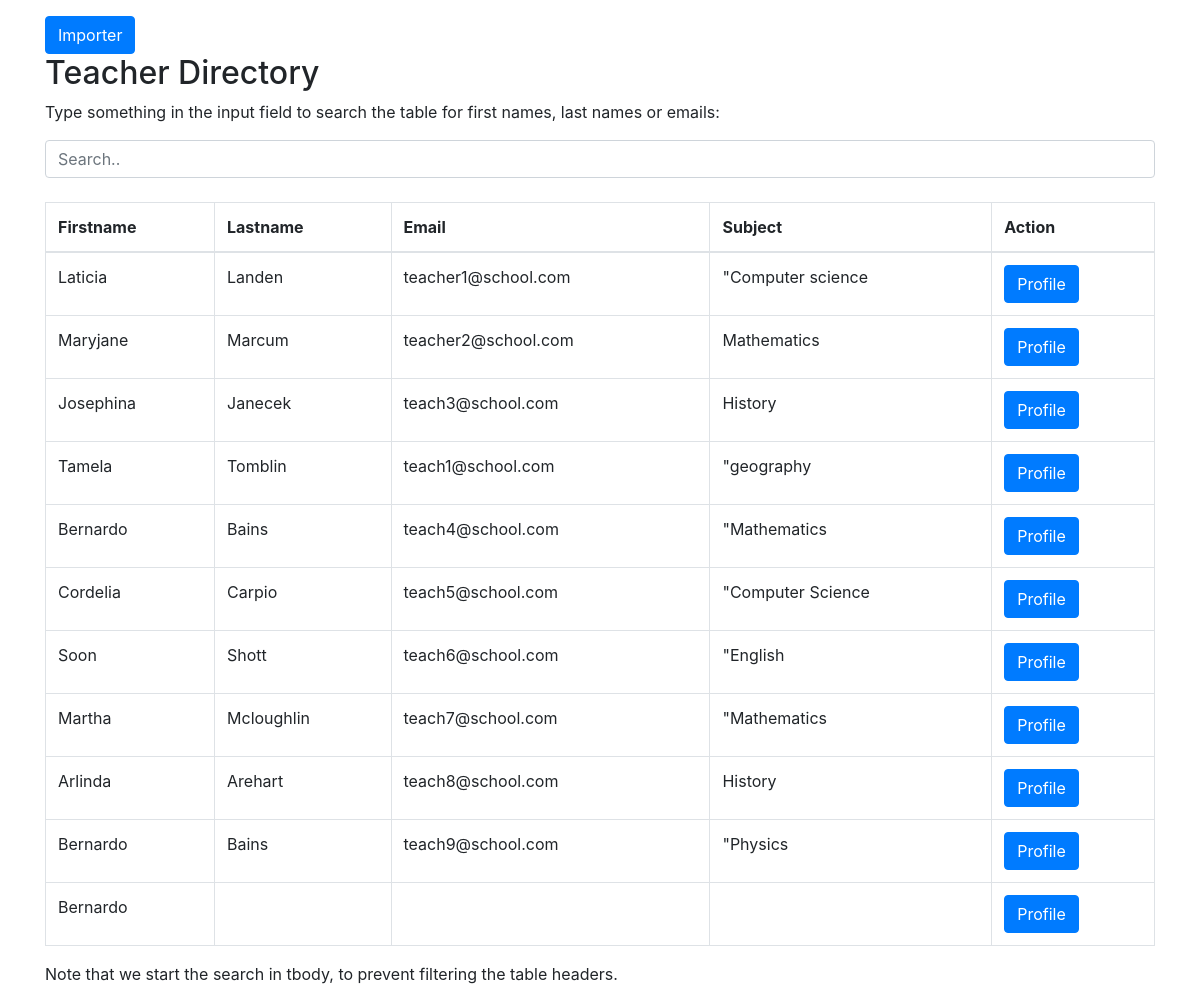
The app's page / (signed in) with its own data.
### directory/models.py (models this page shows, shortened)
class Teachers(models.Model):
    firstname = models.CharField(max_length=150)
    lastname = models.CharField(max_length=150)
    profileimg = models.ImageField(upload_to='profile')
    email = models.EmailField(blank=True,unique=True)
    phone = models.CharField(max_length=150)
    room_number = models.CharField(max_length=50)
    subjects = models.CharField(max_length=50)

### directory/views.py (the view)
# urls.py: path('', views.index, name='index'),
def index(request):
    try:
        teacher = Teachers.objects.filter().order_by('id')
    except Teachers.DoesNotExist:
        teacher = None
    return render(request,'portal/home/list.html',{'teacher':teacher})

### templates/portal/home/list.html (shortened to what this page needs)
{% load static %}
{% include "portal/home/header.html"  %}
<body>
<div class="container mt-3">
  <button type="button" class="btn btn-primary mainclick" data-toggle="modal" data-target="#exampleModalCenter">
    Importer
  </button>
  <h2>Teacher Directory</h2>
  <p>Type something in the input field to search the table for first names, last names or emails:</p>
  <input class="form-control" id="myInput" type="text" placeholder="Search..">
  <br>
  <table class="table table-bordered">
    <thead>
      <tr>
        <th>Firstname</th>
        <th>Lastname</th>
        <th>Email</th>
        <th>Subject</th>
        <th>Action</th>
      </tr>
    </thead>
    <tbody id="myTable">
        {% if teacher %}
        {% for teach in teacher %}
      <tr>
        <td>{{teach.firstname}}</td>
        <td>{{teach.lastname}}</td>
        <td>{{teach.email}}</td>
        <td>{{teach.subjects}}</td>
        <td><button type="button" class="btn btn-primary" data-toggle="modal" data-target="#exampleModal{{teach.id}}">
            Profile
          </button></td>
      </tr>
      {% endfor %}
      {% else %}
      <tr>
        <td>No records found</td>
      </tr>
      {% endif %}
    </tbody>
  </table>
  <p>Note that we start the search in tbody, to prevent filtering the table headers.</p>
</div>
</body>
</html>

### records on screen
Teachers: firstname "Laticia", lastname "Landen", email "teacher1@school.com", subjects "\"Computer science"
Teachers: firstname "Maryjane", lastname "Marcum", email "teacher2@school.com", subjects "Mathematics"
Teachers: firstname "Josephina", lastname "Janecek", email "teach3@school.com", subjects "History"
Teachers: firstname "Tamela", lastname "Tomblin", email "teach1@school.com", subjects "\"geography"
Teachers: firstname "Bernardo", lastname "Bains", email "teach4@school.com", subjects "\"Mathematics"
Teachers: firstname "Cordelia", lastname "Carpio", email "teach5@school.com", subjects "\"Computer Science"
Teachers: firstname "Soon", lastname "Shott", email "teach6@school.com", subjects "\"English"
Teachers: firstname "Martha", lastname "Mcloughlin", email "teach7@school.com", subjects "\"Mathematics"
Teachers: firstname "Arlinda", lastname "Arehart", email "teach8@school.com", subjects "History"
Teachers: firstname "Bernardo", lastname "Bains", email "teach9@school.com", subjects "\"Physics"
Teachers: firstname "Bernardo"
